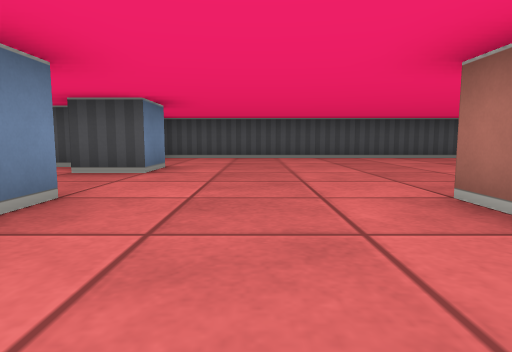
view 1 (above)

24 first-person views from a walk through a cub3D maze. The camera is about half as high as the walls, tilts 6° down and sees 75° across. The floor is counted in squares. Each view is taken from the middle of a square. On the plan, view 1 faces up. The plan holds only what a view shows up to about 9 squares ahead; the rest is blank.

view 2
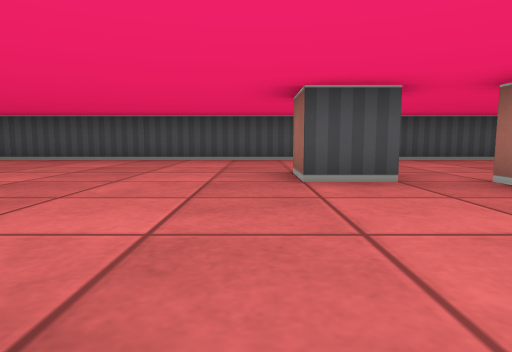

view 3
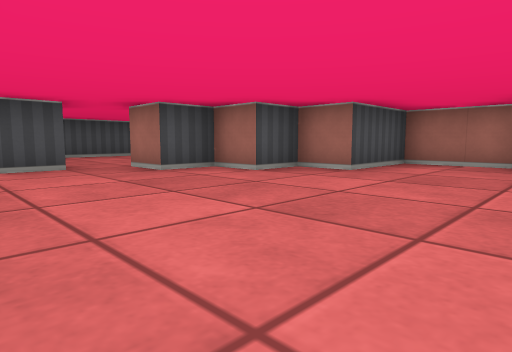

view 4
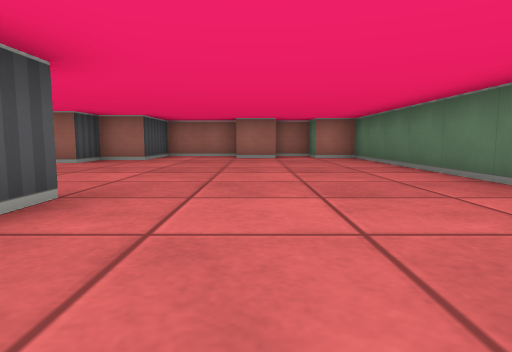

view 5
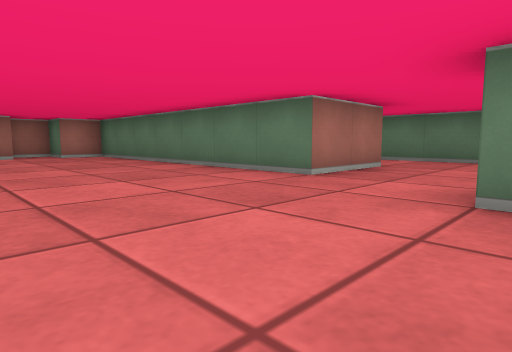

view 6
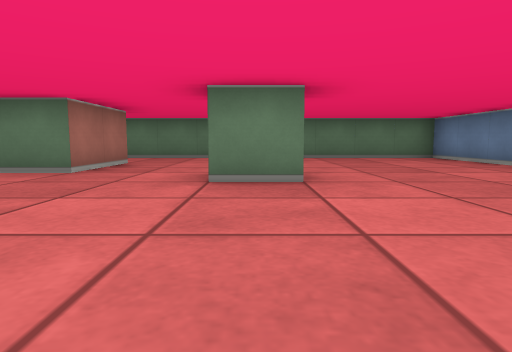

view 7
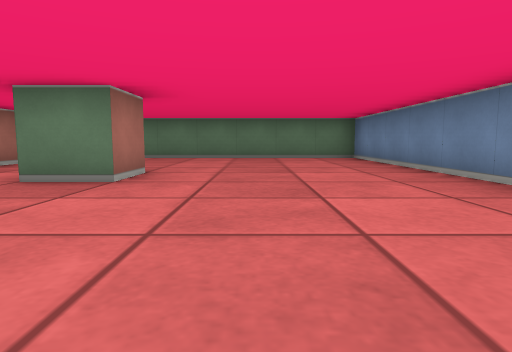

view 8
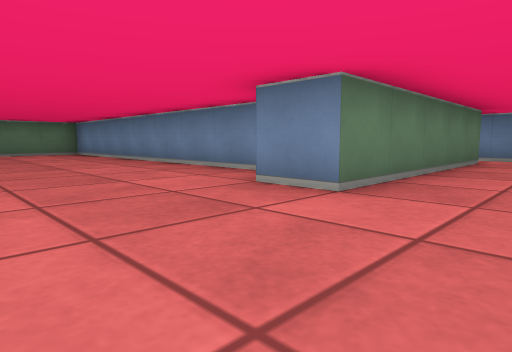

view 9
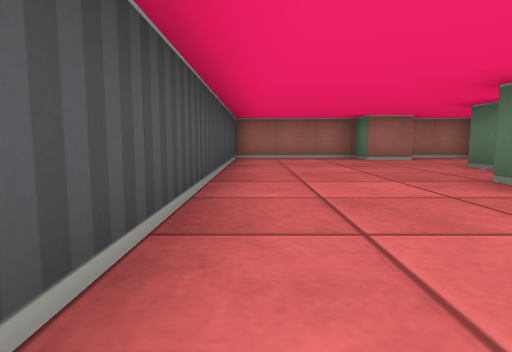

view 10
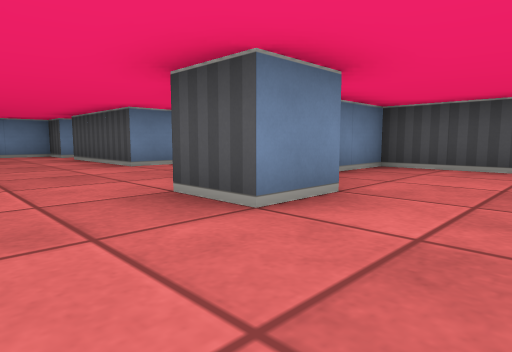

view 11
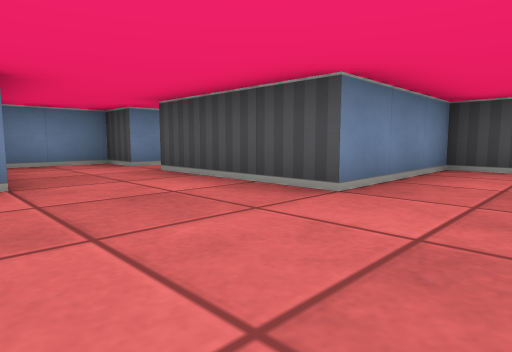

view 12
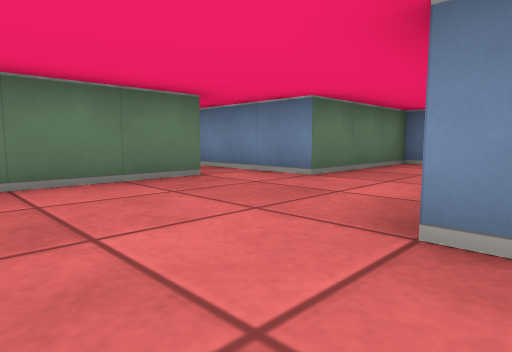

view 13
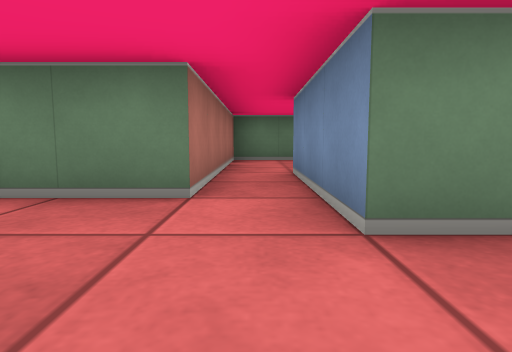

view 14
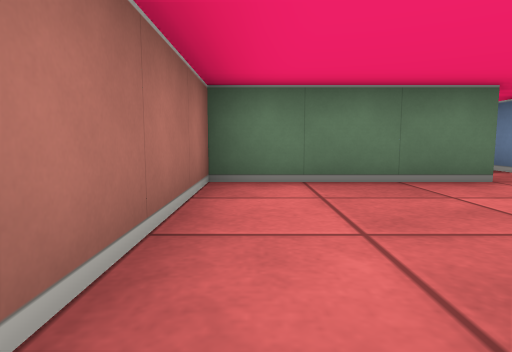

view 15
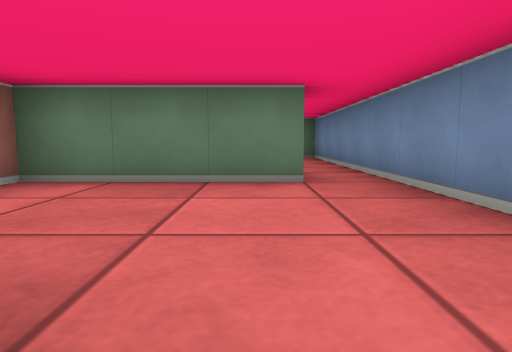

view 16
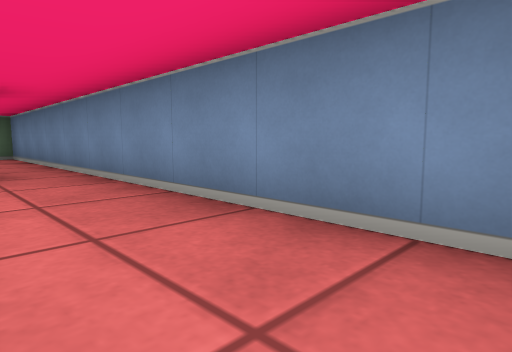

view 17
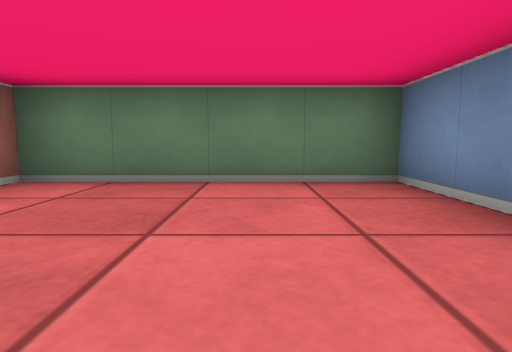

view 18
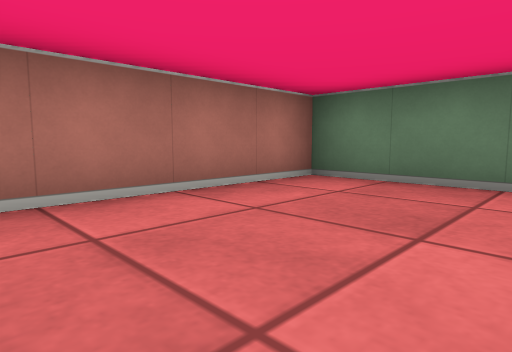

view 19
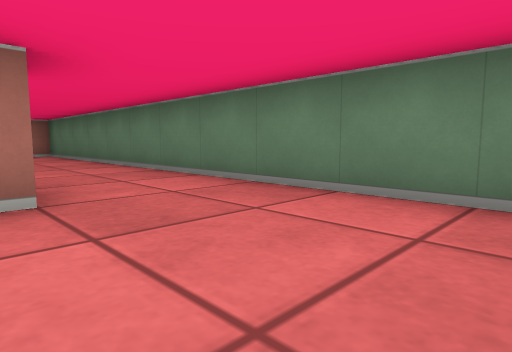

view 20
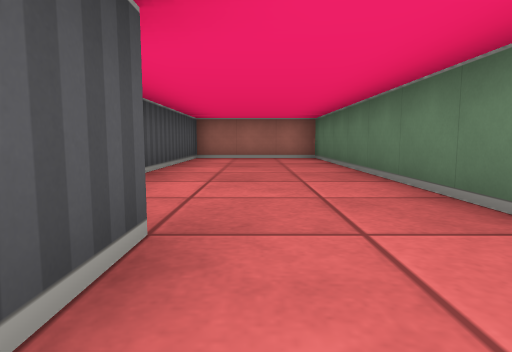

view 21
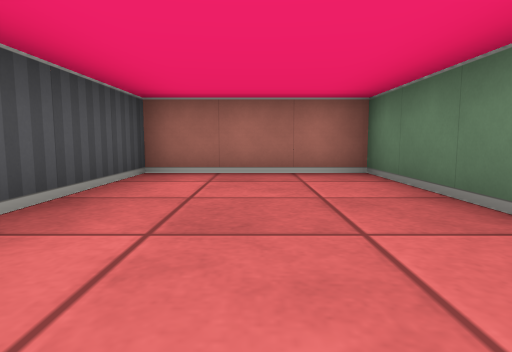

view 22
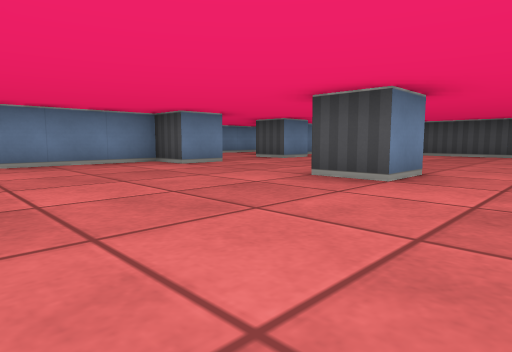

view 23
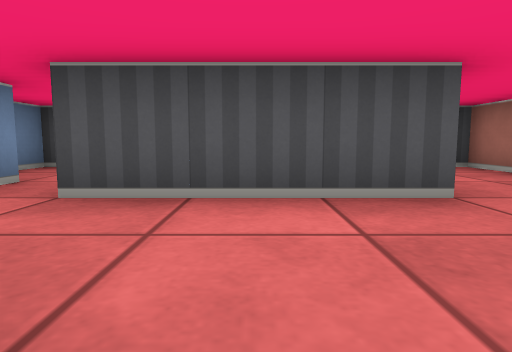

view 24
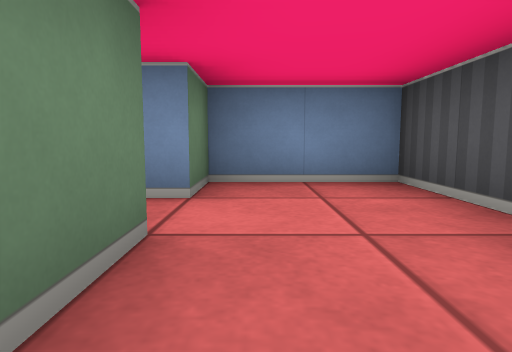

### Floor plan
Points are (right, up) in squares from view 1. A wall is a line through its corners. A room is listed if a view was taken in it or the views show most of it. See-through windows are left out.
Room 1 (views 1, 2, 3, 4, 5, 6, 7, 8, 9, 10, 19, 20, 21, 22)
walls: (5.5, 0.5) (4.9, 0.5); (2.5, 2.6) (2.5, 1.5) (1.5, 1.5); (1.5, 1.9) (1.5, 2.5); (1.5, -3.5) (1.5, -2.5) (2.5, -2.5); (7.6, 4.5) (6.5, 4.5) (6.5, 5.5); (5.5, -5.5) (4.5, -5.5) (4.5, -3.5) (11.5, -3.5) (11.5, -2.5) (12.5, -2.5) (12.5, -1.6); (8.9, 4.5) (9.5, 4.5); (11.5, -1.6) (11.5, -0.5); (12.5, -0.2) (12.5, 1.5) (10.5, 1.5) (10.5, 2.5) (9.5, 2.5) (9.5, 3.5) (8.5, 3.5) (8.5, 4.5); (11.5, 4.4) (11.5, 5.5) (12.5, 5.5) (12.5, 8.5) (-2.5, 8.5) (-2.5, 7.1); (12.5, 2.5) (12.5, 4.1); (-1.5, 5.6) (-1.5, 4.5) (-2.5, 4.5); (-3.5, 2.5) (-1.5, 2.5) (-1.5, 1.5) (-2.5, 1.5) (-2.5, -7.5) (12.5, -7.5) (12.5, -4.5) (8.5, -4.5)
ways out: opening at (-2.5, 3.5) to room 2
Room 2 (views 11, 12, 13, 14, 23)
walls: (-8.5, 3.5) (-7.5, 3.5) (-7.5, 0.5); (-3.5, 7.5) (-3.5, 8.5) (-5.5, 8.5) (-5.5, 5.5) (-8.5, 5.5); (-6.5, 0.5) (-6.5, 2.5) (-3.5, 2.5)
ways out: opening at (-2.5, 3.5) to room 1; opening at (-7, 1.5) to room 3; opening at (-8, 4.5) to room 6
Room 3 (views 15, 16)
walls: (-9.6, -2.5) (-6.5, -2.5) (-6.5, 0.5); (-10.5, 1.9) (-10.5, -3.5)
ways out: opening at (-7, 1.5) to room 2; opening at (-10, -3) to room 4
Room 4 (views 17, 18)
walls: (-10.5, -3.5) (-10.5, -7.5) (-6.5, -7.5) (-6.5, -4.2)
ways out: opening at (-10, -3) to room 3
Room 5 (view 24)
walls: (-8.5, 6.5) (-7.5, 6.5); (-8.9, 8.5) (-10.5, 8.5) (-10.5, 6.5) (-9.5, 6.5) (-9.5, 5.5)
ways out: opening at (-9, 6) to room 6
Room 6 (no view inside)
walls: (-9.5, 5.5) (-10.5, 5.5) (-10.5, 3.5) (-8.5, 3.5)
ways out: opening at (-8, 4.5) to room 2; opening at (-9, 6) to room 5

Positions as (right, up) in squares from view 1, and headings:
1: (0, 0), facing up
2: (6, 1), facing up
3: (6, -1), facing up-right
4: (3, -1), facing right
5: (2, 0), facing down-right
6: (2, 1), facing down
7: (0, 1), facing down
8: (1, 4), facing down-left
9: (4, 8), facing right
10: (0, 3), facing up-left
11: (-4, 3), facing up-left
12: (-4, 6), facing down-left
13: (-7, 5), facing down
14: (-7, 1), facing down
15: (-9, 1), facing down
16: (-9, 2), facing down-left
17: (-9, -4), facing down
18: (-9, -4), facing down-right
19: (2, -5), facing down-right
20: (4, -6), facing right
21: (8, -6), facing right
22: (4, -2), facing up-left
23: (-7, 3), facing up
24: (-7, 7), facing left
